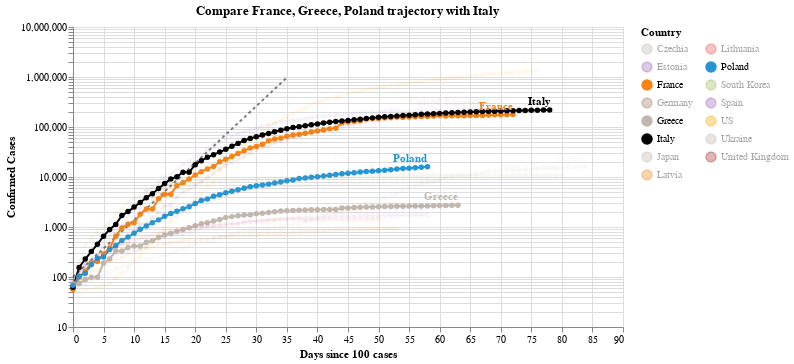

This figure's notebook cell:
### Code cell
#hide_input
chart2 = make_since_chart(dff2, ['France', 'Greece', 'Poland'], baseline_countries)
chart2

### Figure 1 — Vega-Lite specification as saved in the notebook (floating-point values rounded to 4 significant figures; data arrays with more than 128 entries replaced by an {"elided": "..."} marker saying what was removed)
{"config": {"view": {"continuousWidth": 400, "continuousHeight": 300}}, "layer": [{"data": {"name": "data-628230001892d6798b50651be41d1b3e"}, "mark": {"type": "line", "color": "black", "opacity": 0.5, "strokeDash": [3, 3]}, "encoding": {"x": {"type": "quantitative", "field": "Days since 100 cases"}, "y": {"type": "quantitative", "field": "Confirmed Cases"}}}, {"data": {"name": "data-bd0f9c2c95d9cda0ca8de9f960e61161"}, "mark": {"type": "line", "point": true}, "encoding": {"color": {"type": "nominal", "field": "Country", "legend": {"columns": 2}, "scale": {"domain": ["Czechia", "Estonia", "France", "Germany", "Greece", "Italy", "Japan", "Latvia", "Lithuania", "Poland", "South Korea", "Spain", "US", "Ukraine", "United Kingdom"], "range": ["#C1B7AD", "#9467bd", "#F58518", "#9D755D", "#C1B7AD", "black", "#C1B7AD", "#F58518", "#E45756", "#2495D3", "#A1BA59", "#9467bd", "orange", "#C1B7AD", "brown"]}}, "opacity": {"condition": {"value": 1, "selection": "selector011"}, "value": 0.05}, "tooltip": [{"type": "nominal", "field": "Country"}, {"type": "temporal", "field": "Date"}, {"type": "quantitative", "field": "Confirmed Cases"}, {"type": "quantitative", "field": "Days since 100 cases"}], "x": {"type": "quantitative", "field": "Days since 100 cases"}, "y": {"type": "quantitative", "field": "Confirmed Cases", "scale": {"type": "log"}}}, "selection": {"selector011": {"type": "multi", "fields": ["Country"], "bind": "legend", "init": [{"Country": "France"}, {"Country": "Greece"}, {"Country": "Poland"}, {"Country": "Italy"}]}}, "width": 550}, {"data": {"name": "data-bd0f9c2c95d9cda0ca8de9f960e61161"}, "mark": {"type": "text", "align": "right", "dy": -8, "fontWeight": "bold"}, "encoding": {"color": {"type": "nominal", "field": "Country", "legend": {"columns": 2}, "scale": {"domain": ["Czechia", "Estonia", "France", "Germany", "Greece", "Italy", "Japan", "Latvia", "Lithuania", "Poland", "South Korea", "Spain", "US", "Ukraine", "United Kingdom"], "range": ["#C1B7AD", "#9467bd", "#F58518", "#9D755D", "#C1B7AD", "black", "#C1B7AD", "#F58518", "#E45756", "#2495D3", "#A1BA59", "#9467bd", "orange", "#C1B7AD", "brown"]}}, "opacity": {"condition": {"value": 1, "selection": "selector011"}, "value": 0.05}, "text": {"type": "nominal", "field": "Country"}, "tooltip": [{"type": "nominal", "field": "Country"}, {"type": "temporal", "field": "Date"}, {"type": "quantitative", "field": "Confirmed Cases"}, {"type": "quantitative", "field": "Days since 100 cases"}], "x": {"type": "quantitative", "field": "Days since 100 cases"}, "y": {"type": "quantitative", "field": "Confirmed Cases", "scale": {"type": "log"}}}, "transform": [{"filter": "(datum['Date'] >= 1589068800000)"}], "width": 550}], "title": "Compare France, Greece, Poland trajectory with Italy", "$schema": "https://vega.github.io/schema/vega-lite/v4.0.2.json", "datasets": {"data-628230001892d6798b50651be41d1b3e": [{"Days since 100 cases": 0, "Confirmed Cases": 100.0}, {"Days since 100 cases": 1, "Confirmed Cases": 130.0}, {"Days since 100 cases": 2, "Confirmed Cases": 169.0}, {"Days since 100 cases": 3, "Confirmed Cases": 219.7}, {"Days since 100 cases": 4, "Confirmed Cases": 285.6}, {"Days since 100 cases": 5, "Confirmed Cases": 371.3}, {"Days since 100 cases": 6, "Confirmed Cases": 482.7}, {"Days since 100 cases": 7, "Confirmed Cases": 627.5}, {"Days since 100 cases": 8, "Confirmed Cases": 815.7}, {"Days since 100 cases": 9, "Confirmed Cases": 1060.0}, {"Days since 100 cases": 10, "Confirmed Cases": 1379.0}, {"Days since 100 cases": 11, "Confirmed Cases": 1792.0}, {"Days since 100 cases": 12, "Confirmed Cases": 2330.0}, {"Days since 100 cases": 13, "Confirmed Cases": 3029.0}, {"Days since 100 cases": 14, "Confirmed Cases": 3937.0}, {"Days since 100 cases": 15, "Confirmed Cases": 5119.0}, {"Days since 100 cases": 16, "Confirmed Cases": 6654.0}, {"Days since 100 cases": 17, "Confirmed Cases": 8650.0}, {"Days since 100 cases": 18, "Confirmed Cases": 11250.0}, {"Days since 100 cases": 19, "Confirmed Cases": 14620.0}, {"Days since 100 cases": 20, "Confirmed Cases": 19000.0}, {"Days since 100 cases": 21, "Confirmed Cases": 24710.0}, {"Days since 100 cases": 22, "Confirmed Cases": 32120.0}, {"Days since 100 cases": 23, "Confirmed Cases": 41750.0}, {"Days since 100 cases": 24, "Confirmed Cases": 54280.0}, {"Days since 100 cases": 25, "Confirmed Cases": 70560.0}, {"Days since 100 cases": 26, "Confirmed Cases": 91730.0}, {"Days since 100 cases": 27, "Confirmed Cases": 119300.0}, {"Days since 100 cases": 28, "Confirmed Cases": 155000.0}, {"Days since 100 cases": 29, "Confirmed Cases": 201500.0}, {"Days since 100 cases": 30, "Confirmed Cases": 262000.0}, {"Days since 100 cases": 31, "Confirmed Cases": 340600.0}, {"Days since 100 cases": 32, "Confirmed Cases": 442800.0}, {"Days since 100 cases": 33, "Confirmed Cases": 575600.0}, {"Days since 100 cases": 34, "Confirmed Cases": 748300.0}, {"Days since 100 cases": 35, "Confirmed Cases": 972800.0}], "data-bd0f9c2c95d9cda0ca8de9f960e61161": {"elided": "1005 records"}}}
